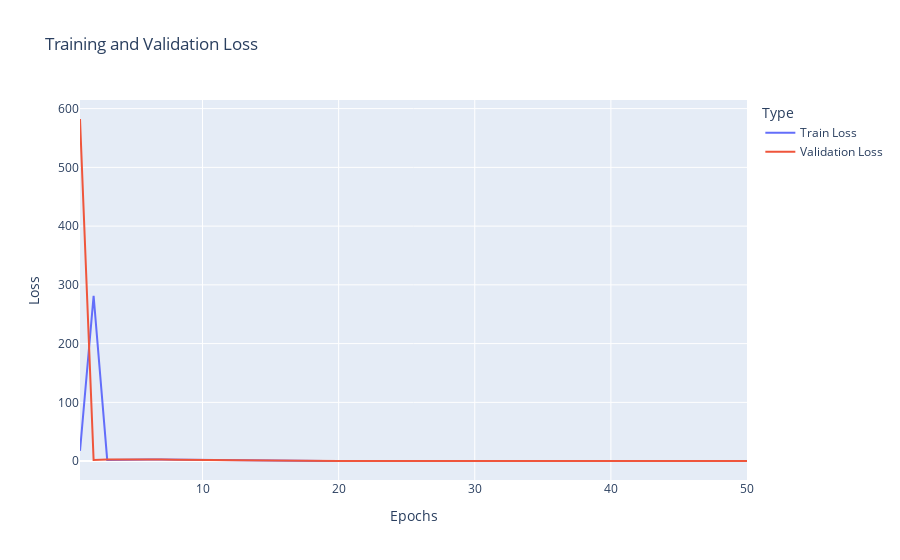

The notebook cell this image was saved under:
### Code cell
def plot_hist(hist, title = ""):
    res_df = pd.DataFrame({
        'Epochs': range(1, len(hist.history['loss']) + 1),
        'Train Loss': hist.history['loss'],
        'Validation Loss': hist.history['val_loss']
    })

    # Plot using Plotly Express

    
    fig = px.line(res_df, x='Epochs', y=['Train Loss', 'Validation Loss'], labels={'value': 'Loss', 'variable': 'Type'},
                title='Training and Validation Loss' + title,)
    fig.update_xaxes(title_text='Epochs')
    fig.update_yaxes(title_text='Loss')
    fig.update_layout(hovermode = 'x unified')
    return fig

plot_hist(hist)

### Figure 1 — Plotly figure (JSON) as saved in the notebook; plotly's stock layout.template omitted (floating-point values rounded to 4 significant figures)
{"data": [{"hovertemplate": "Type=Train Loss<br>Epochs=%{x}<br>Loss=%{y}<extra></extra>", "legendgroup": "Train Loss", "line": {"color": "#636efa", "dash": "solid"}, "marker": {"symbol": "circle"}, "mode": "lines", "name": "Train Loss", "orientation": "v", "showlegend": true, "type": "scatter", "x": [1, 2, 3, 4, 5, 6, 7, 8, 9, 10, 11, 12, 13, 14, 15, 16, 17, 18, 19, 20, 21, 22, 23, 24, 25, 26, 27, 28, 29, 30, 31, 32, 33, 34, 35, 36, 37, 38, 39, 40, 41, 42, 43, 44, 45, 46, 47, 48, 49, 50], "xaxis": "x", "y": [17.46, 281.1, 2.03, 2.621, 2.92, 2.886, 2.722, 2.43, 2.09, 1.779, 1.492, 1.24, 1.014, 0.8204, 0.6622, 0.5322, 0.4284, 0.3503, 0.2959, 0.2622, 0.2458, 0.2426, 0.2488, 0.2607, 0.2753, 0.2901, 0.3032, 0.3133, 0.3199, 0.3227, 0.3219, 0.3181, 0.3118, 0.3037, 0.2946, 0.2852, 0.2761, 0.2676, 0.2601, 0.2537, 0.2487, 0.2448, 0.2421, 0.2404, 0.2395, 0.2392, 0.2392, 0.2396, 0.24, 0.2403], "yaxis": "y"}, {"hovertemplate": "Type=Validation Loss<br>Epochs=%{x}<br>Loss=%{y}<extra></extra>", "legendgroup": "Validation Loss", "line": {"color": "#EF553B", "dash": "solid"}, "marker": {"symbol": "circle"}, "mode": "lines", "name": "Validation Loss", "orientation": "v", "showlegend": true, "type": "scatter", "x": [1, 2, 3, 4, 5, 6, 7, 8, 9, 10, 11, 12, 13, 14, 15, 16, 17, 18, 19, 20, 21, 22, 23, 24, 25, 26, 27, 28, 29, 30, 31, 32, 33, 34, 35, 36, 37, 38, 39, 40, 41, 42, 43, 44, 45, 46, 47, 48, 49, 50], "xaxis": "x", "y": [582.3, 2.021, 2.603, 2.927, 3.0, 2.883, 2.639, 2.347, 2.064, 1.783, 1.518, 1.269, 1.046, 0.8538, 0.6884, 0.5497, 0.4379, 0.3517, 0.2886, 0.2452, 0.2179, 0.2028, 0.1966, 0.1961, 0.1987, 0.2026, 0.2062, 0.2088, 0.21, 0.2096, 0.208, 0.2055, 0.2026, 0.1997, 0.1973, 0.1957, 0.1951, 0.1956, 0.1973, 0.2001, 0.2038, 0.2082, 0.2131, 0.2182, 0.2232, 0.228, 0.2324, 0.2361, 0.2392, 0.2415], "yaxis": "y"}], "layout": {"hovermode": "x unified", "legend": {"title": {"text": "Type"}, "tracegroupgap": 0}, "title": {"text": "Training and Validation Loss"}, "xaxis": {"anchor": "y", "domain": [0, 1], "title": {"text": "Epochs"}}, "yaxis": {"anchor": "x", "domain": [0, 1], "title": {"text": "Loss"}}}}
